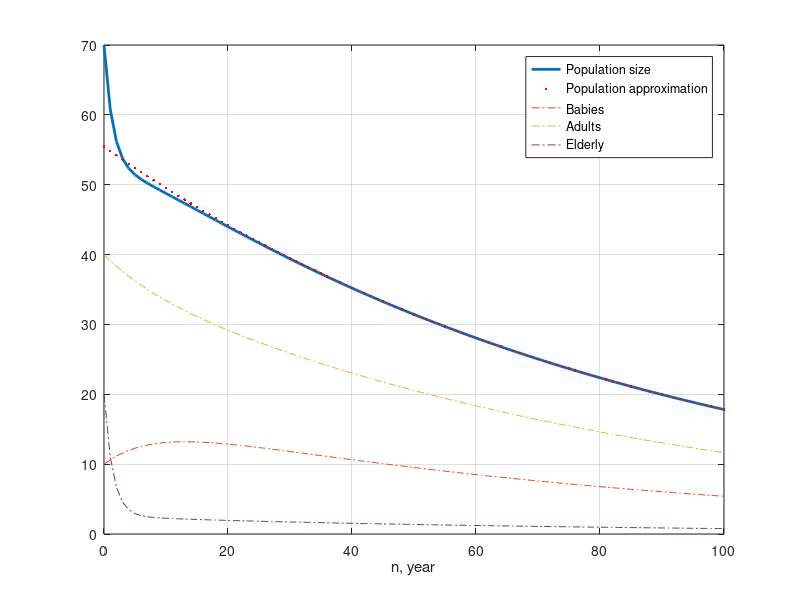

This figure's MATLAB source: (Note: this script raises an error after producing the figure.)
%% Собственные числа, вектора, и модель Лесли - Лефковича

%% Собственные числа и вектора
A = [1, -1, 0;
    0, 2, 0;
    0, 0, 3]

%%
eig(A)

%%
[V, D] = eig(A)
%%
A*V
%%
vec = [-1;1;0];
A^4 * vec

%% Лесли: инициализация
m = [20 30 40];
cumsum(m)
(m-1)./m

%%
diag((m-1)./m)
diag(1./m(1:end-1), -1)
diag((m-1)./m) + diag(1./m(1:end-1), -1)

%% Лесли: создание матрицы L
L = diag((m-1)./m) + diag(1./m(1:end-1), -1);
alpha = .05;
beta = .5;
b = .04;

%%%
L(1, 2) = b;
L(1, 1) = L(1, 1) * (1 - alpha);
L(2, 1) = L(2, 1) * (1 - alpha);
L(end, end) = L(end, end) * (1 - beta)

%% Лесли: собственные числа и вектора матрицы L
[V, D] = eig(L)

%% Лесли: симуляция
p_0 = [10; 40; 20];
p_1 = L*p_0

%%
N = 100;
p = zeros(3, N + 1);
p(:, 1) = p_0;

for k = 1 : N
    p(:, k+1) = L * p(:, k);
end

%% Лесли: разложение начального условия по собственным векторам матрицы L
abc = V^-1 * p_0

%%
a = abc(1);
b = abc(2);
c = abc(3);
v1 = V(:, 1);
v2 = V(:, 2);
v3 = V(:, 3);
disp(a*v1 + b*v2 + c*v3);

%% Лесли: анализ
disp(diag(D).^N)

%%
[lam_max, max_ind] = max(diag(D));
p_N_approx = abc(max_ind) * lam_max.^(0:N) .* v2;

%%
disp(p_N_approx(:, end) - p(:, end));

%%
p_size = sum(p);

figure(9);
plot(0:N, p_size, '-', 'LineWidth', 2);
grid on;

hold on;
plot(0:N, sum(p_N_approx), '.r', 'MarkerSize', 6);
plot(0:N, p, '-.')
hold off;

xlabel('n, year');
legend('Population size', 'Population approximation', 'Babies', 'Adults', 'Elderly');
title('Poupulation evolution over time', 'according to Leslie model');
